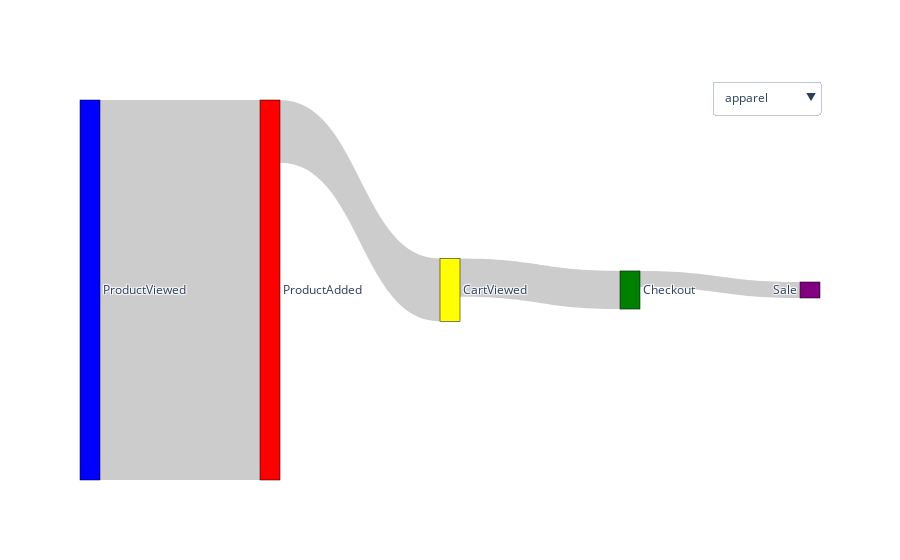

Notebook cell for this chart:
### Markdown cell above
All product categories have a conversion rate in range 1.0 - 1.7% with *books* and *housewares* having the highest and lowest respectively.

### Code cell
categories =df_i.index.values.tolist()
category_plot_names = []
fig = go.Figure()

buttons=[]

default_category = "apparel"

for cat in categories:
    x = sorted(df_i.loc[cat].values.tolist(), reverse=True)
    #print(x)
    fig.add_traces(go.Sankey(
    node = dict(
      pad = 15,
      thickness = 20,
      line = dict(color = "black", width = 0.5),
      label = ['ProductViewed', "ProductAdded", 'CartViewed','Checkout', 'Sale' ],
      color = ["blue", "red", "yellow", "green", "purple", "cyan", "black"] 
    ),
    link = dict(
      source = [0, 1, 2, 3, 4],
      target = [1, 2, 3, 4],
      value = x
    ), 
    visible=(cat==default_category)
    ))
    
    category_plot_names.append(cat)
    
for cat in categories:
    buttons.append(dict(method='update',
                        label=cat,
                        args = [{'visible': [cat==r for r in category_plot_names]}])) 
    
# Add dropdown menus to the figure
fig.update_layout(showlegend=False, updatemenus=[{"buttons": buttons, "direction": "down",
                                                  "active": categories.index(default_category),
                                                  "showactive": True, "x": 1, "y": 1.05}])
fig.show()
fig.write_html('Sales funnel.html', auto_open=True)

### Figure 1 — Plotly figure (JSON) as saved in the notebook; plotly's stock layout.template omitted (floating-point values rounded to 4 significant figures)
{"data": [{"link": {"source": [0, 1, 2, 3, 4], "target": [1, 2, 3, 4], "value": [5565, 975, 600, 255, 124]}, "node": {"color": ["blue", "red", "yellow", "green", "purple", "cyan", "black"], "label": ["ProductViewed", "ProductAdded", "CartViewed", "Checkout", "Sale"], "line": {"color": "black", "width": 0.5}, "pad": 15, "thickness": 20}, "type": "sankey", "visible": false}, {"link": {"source": [0, 1, 2, 3, 4], "target": [1, 2, 3, 4], "value": [5582, 565, 374, 163, 79]}, "node": {"color": ["blue", "red", "yellow", "green", "purple", "cyan", "black"], "label": ["ProductViewed", "ProductAdded", "CartViewed", "Checkout", "Sale"], "line": {"color": "black", "width": 0.5}, "pad": 15, "thickness": 20}, "type": "sankey", "visible": false}, {"link": {"source": [0, 1, 2, 3, 4], "target": [1, 2, 3, 4], "value": [8248, 1221, 746, 325, 149]}, "node": {"color": ["blue", "red", "yellow", "green", "purple", "cyan", "black"], "label": ["ProductViewed", "ProductAdded", "CartViewed", "Checkout", "Sale"], "line": {"color": "black", "width": 0.5}, "pad": 15, "thickness": 20}, "type": "sankey", "visible": false}, {"link": {"source": [0, 1, 2, 3, 4], "target": [1, 2, 3, 4], "value": [9632, 1189, 728, 303, 161]}, "node": {"color": ["blue", "red", "yellow", "green", "purple", "cyan", "black"], "label": ["ProductViewed", "ProductAdded", "CartViewed", "Checkout", "Sale"], "line": {"color": "black", "width": 0.5}, "pad": 15, "thickness": 20}, "type": "sankey", "visible": false}, {"link": {"source": [0, 1, 2, 3, 4], "target": [1, 2, 3, 4], "value": [13357, 1749, 1067, 436, 220]}, "node": {"color": ["blue", "red", "yellow", "green", "purple", "cyan", "black"], "label": ["ProductViewed", "ProductAdded", "CartViewed", "Checkout", "Sale"], "line": {"color": "black", "width": 0.5}, "pad": 15, "thickness": 20}, "type": "sankey", "visible": false}, {"link": {"source": [0, 1, 2, 3, 4], "target": [1, 2, 3, 4], "value": [15662, 1973, 1213, 489, 237]}, "node": {"color": ["blue", "red", "yellow", "green", "purple", "cyan", "black"], "label": ["ProductViewed", "ProductAdded", "CartViewed", "Checkout", "Sale"], "line": {"color": "black", "width": 0.5}, "pad": 15, "thickness": 20}, "type": "sankey", "visible": false}, {"link": {"source": [0, 1, 2, 3, 4], "target": [1, 2, 3, 4], "value": [19394, 2403, 1501, 625, 312]}, "node": {"color": ["blue", "red", "yellow", "green", "purple", "cyan", "black"], "label": ["ProductViewed", "ProductAdded", "CartViewed", "Checkout", "Sale"], "line": {"color": "black", "width": 0.5}, "pad": 15, "thickness": 20}, "type": "sankey", "visible": false}, {"link": {"source": [0, 1, 2, 3, 4], "target": [1, 2, 3, 4], "value": [22518, 3753, 2359, 934, 447]}, "node": {"color": ["blue", "red", "yellow", "green", "purple", "cyan", "black"], "label": ["ProductViewed", "ProductAdded", "CartViewed", "Checkout", "Sale"], "line": {"color": "black", "width": 0.5}, "pad": 15, "thickness": 20}, "type": "sankey", "visible": false}, {"link": {"source": [0, 1, 2, 3, 4], "target": [1, 2, 3, 4], "value": [23842, 3935, 2462, 932, 461]}, "node": {"color": ["blue", "red", "yellow", "green", "purple", "cyan", "black"], "label": ["ProductViewed", "ProductAdded", "CartViewed", "Checkout", "Sale"], "line": {"color": "black", "width": 0.5}, "pad": 15, "thickness": 20}, "type": "sankey", "visible": false}, {"link": {"source": [0, 1, 2, 3, 4], "target": [1, 2, 3, 4], "value": [23896, 4360, 2755, 1062, 520]}, "node": {"color": ["blue", "red", "yellow", "green", "purple", "cyan", "black"], "label": ["ProductViewed", "ProductAdded", "CartViewed", "Checkout", "Sale"], "line": {"color": "black", "width": 0.5}, "pad": 15, "thickness": 20}, "type": "sankey", "visible": false}, {"link": {"source": [0, 1, 2, 3, 4], "target": [1, 2, 3, 4], "value": [24535, 4688, 2972, 1161, 589]}, "node": {"color": ["blue", "red", "yellow", "green", "purple", "cyan", "black"], "label": ["ProductViewed", "ProductAdded", "CartViewed", "Checkout", "Sale"], "line": {"color": "black", "width": 0.5}, "pad": 15, "thickness": 20}, "type": "sankey", "visible": false}, {"link": {"source": [0, 1, 2, 3, 4], "target": [1, 2, 3, 4], "value": [25421, 3889, 2451, 953, 494]}, "node": {"color": ["blue", "red", "yellow", "green", "purple", "cyan", "black"], "label": ["ProductViewed", "ProductAdded", "CartViewed", "Checkout", "Sale"], "line": {"color": "black", "width": 0.5}, "pad": 15, "thickness": 20}, "type": "sankey", "visible": false}, {"link": {"source": [0, 1, 2, 3, 4], "target": [1, 2, 3, 4], "value": [25930, 3000, 1893, 752, 383]}, "node": {"color": ["blue", "red", "yellow", "green", "purple", "cyan", "black"], "label": ["ProductViewed", "ProductAdded", "CartViewed", "Checkout", "Sale"], "line": {"color": "black", "width": 0.5}, "pad": 15, "thickness": 20}, "type": "sankey", "visible": false}, {"link": {"source": [0, 1, 2, 3, 4], "target": [1, 2, 3, 4], "value": [26276, 4351, 2802, 1078, 556]}, "node": {"color": ["blue", "red", "yellow", "green", "purple", "cyan", "black"], "label": ["ProductViewed", "ProductAdded", "CartViewed", "Checkout", "Sale"], "line": {"color": "black", "width": 0.5}, "pad": 15, "thickness": 20}, "type": "sankey", "visible": false}, {"link": {"source": [0, 1, 2, 3, 4], "target": [1, 2, 3, 4], "value": [28547, 4722, 2861, 1203, 607]}, "node": {"color": ["blue", "red", "yellow", "green", "purple", "cyan", "black"], "label": ["ProductViewed", "ProductAdded", "CartViewed", "Checkout", "Sale"], "line": {"color": "black", "width": 0.5}, "pad": 15, "thickness": 20}, "type": "sankey", "visible": true}, {"link": {"source": [0, 1, 2, 3, 4], "target": [1, 2, 3, 4], "value": [38559, 3779, 2311, 967, 480]}, "node": {"color": ["blue", "red", "yellow", "green", "purple", "cyan", "black"], "label": ["ProductViewed", "ProductAdded", "CartViewed", "Checkout", "Sale"], "line": {"color": "black", "width": 0.5}, "pad": 15, "thickness": 20}, "type": "sankey", "visible": false}], "layout": {"showlegend": false, "updatemenus": [{"active": 14, "buttons": [{"args": [{"visible": [true, false, false, false, false, false, false, false, false, false, false, false, false, false, false, false]}], "label": "jewelry", "method": "update"}, {"args": [{"visible": [false, true, false, false, false, false, false, false, false, false, false, false, false, false, false, false]}], "label": "books", "method": "update"}, {"args": [{"visible": [false, false, true, false, false, false, false, false, false, false, false, false, false, false, false, false]}], "label": "tools", "method": "update"}, {"args": [{"visible": [false, false, false, true, false, false, false, false, false, false, false, false, false, false, false, false]}], "label": "beauty", "method": "update"}, {"args": [{"visible": [false, false, false, false, true, false, false, false, false, false, false, false, false, false, false, false]}], "label": "outdoors", "method": "update"}, {"args": [{"visible": [false, false, false, false, false, true, false, false, false, false, false, false, false, false, false, false]}], "label": "electronics", "method": "update"}, {"args": [{"visible": [false, false, false, false, false, false, true, false, false, false, false, false, false, false, false, false]}], "label": "floral", "method": "update"}, {"args": [{"visible": [false, false, false, false, false, false, false, true, false, false, false, false, false, false, false, false]}], "label": "footwear", "method": "update"}, {"args": [{"visible": [false, false, false, false, false, false, false, false, true, false, false, false, false, false, false, false]}], "label": "groceries", "method": "update"}, {"args": [{"visible": [false, false, false, false, false, false, false, false, false, true, false, false, false, false, false, false]}], "label": "seasonal", "method": "update"}, {"args": [{"visible": [false, false, false, false, false, false, false, false, false, false, true, false, false, false, false, false]}], "label": "furniture", "method": "update"}, {"args": [{"visible": [false, false, false, false, false, false, false, false, false, false, false, true, false, false, false, false]}], "label": "homedecor", "method": "update"}, {"args": [{"visible": [false, false, false, false, false, false, false, false, false, false, false, false, true, false, false, false]}], "label": "instruments", "method": "update"}, {"args": [{"visible": [false, false, false, false, false, false, false, false, false, false, false, false, false, true, false, false]}], "label": "accessories", "method": "update"}, {"args": [{"visible": [false, false, false, false, false, false, false, false, false, false, false, false, false, false, true, false]}], "label": "apparel", "method": "update"}, {"args": [{"visible": [false, false, false, false, false, false, false, false, false, false, false, false, false, false, false, true]}], "label": "housewares", "method": "update"}], "direction": "down", "showactive": true, "x": 1, "y": 1.05}]}}
